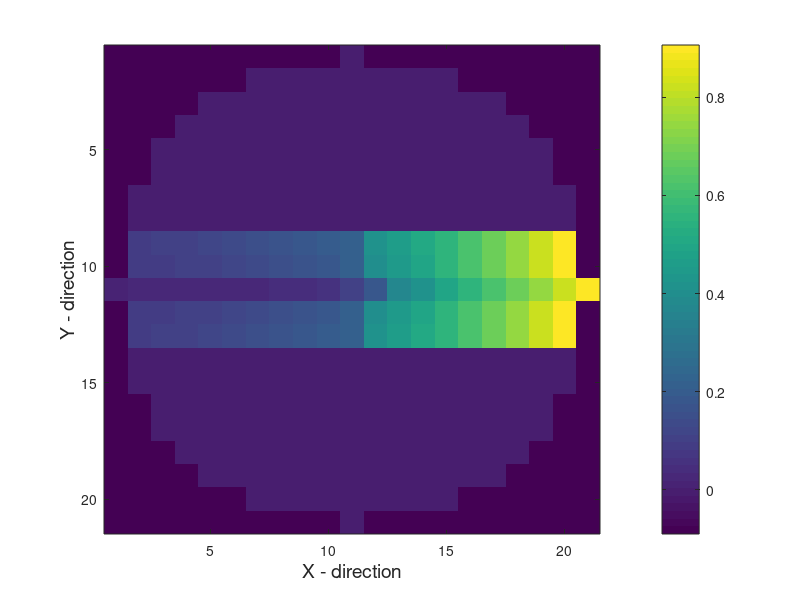
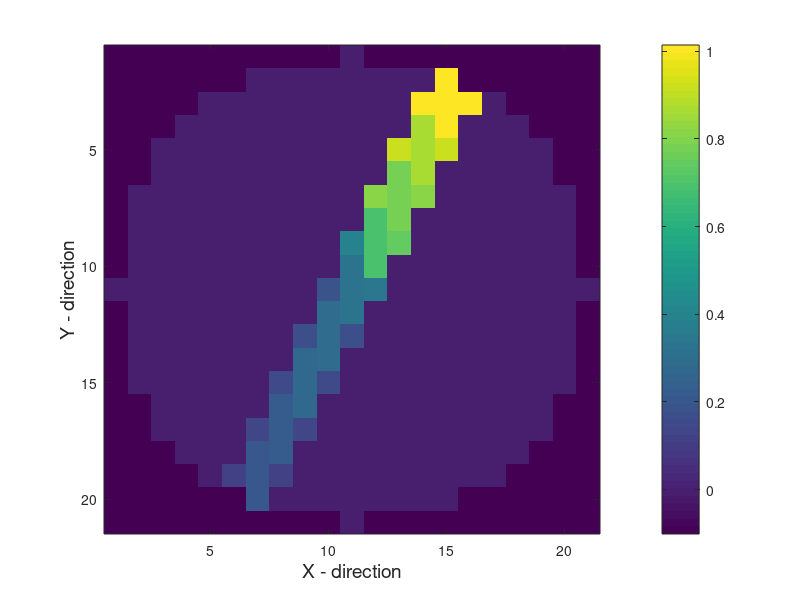
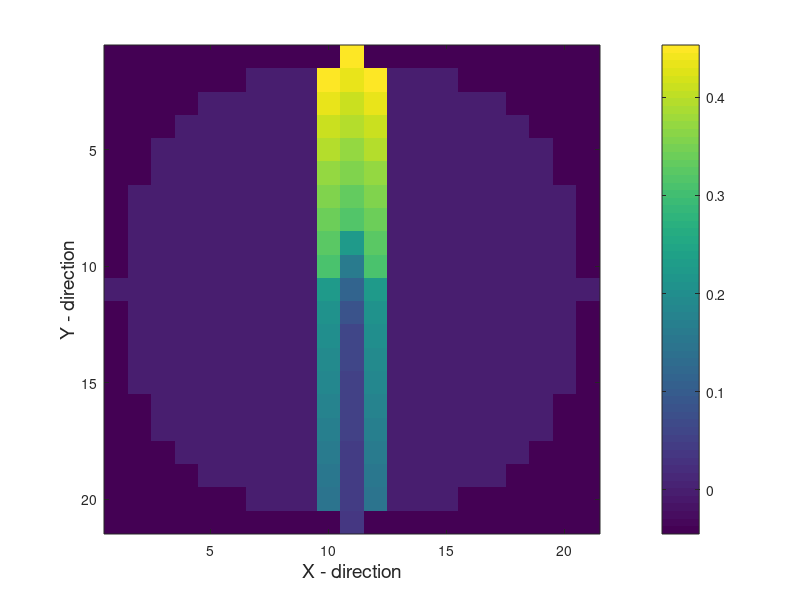
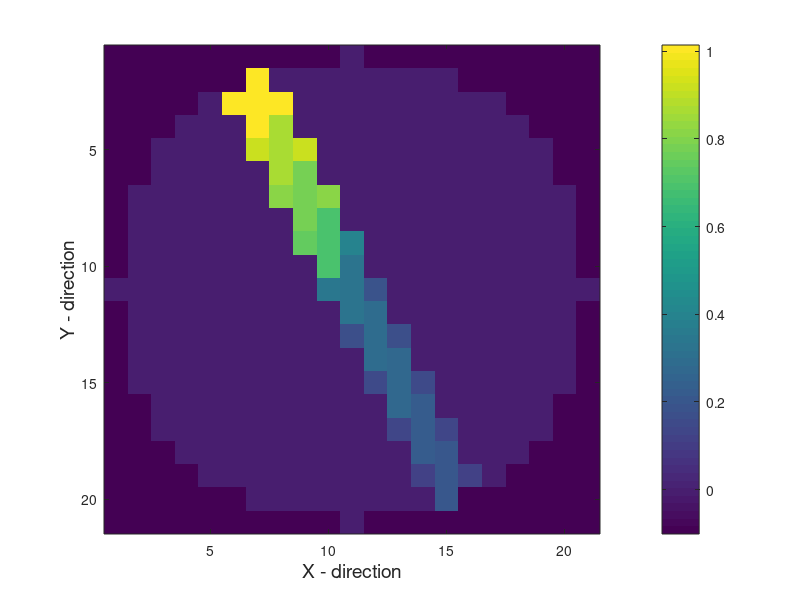

MATLAB code to generate these figures, in order:
function create_lp_matrices()

global N_coll intensity_list indices

%% DATA X
load('data_x.mat')
N_coll = numel(yc_pts) * numel(zc_pts);

% Plot the heatmap
z = P(:, 3);
flags = z == 0;
X_x = reshape(intensity_list(flags), numel(xe_pts), numel(ye_pts));
figure;
imagesc(X_x)
xlabel('X - direction', 'FontSize', 14)
ylabel('Y - direction', 'FontSize', 14)
colorbar;

% D matrix for normal tissue
D_N1 = return_dmat(in_normal_flags, in_col_flags);
D_N1 = [D_N1, zeros(size(D_N1, 1), 3 * N_coll)];
Dt_N1 = sum(D_N1, 1);
% D matrix for tumor
D_T1 = return_dmat(in_tumor_flags, in_col_flags);
% D matrix for organ at risk
D_O1 = return_dmat(in_oar_flags, in_col_flags);
D_O1 = [D_O1, zeros(size(D_O1, 1), 3 * N_coll)];
Dt_O1 = sum(D_O1, 1);

%% DATA X-Y
load('data_xy.mat')
N_coll = numel(yc_pts) * numel(zc_pts);

% Plot the heatmap
z = P(:, 3);
flags = z == 0;
X_xy = flipud(reshape(intensity_list(flags), numel(xe_pts), numel(ye_pts)));
figure;
imagesc(X_xy)
xlabel('X - direction', 'FontSize', 14)
ylabel('Y - direction', 'FontSize', 14)
colorbar;

% D matrix for normal tissue
D_N2 = return_dmat(in_normal_flags, in_col_flags);
D_N2 = [zeros(size(D_N2, 1), N_coll), D_N2, zeros(size(D_N2, 1), 2*N_coll)];
Dt_N2 = sum(D_N2, 1);
% D matrix for tumor
D_T2 = return_dmat(in_tumor_flags, in_col_flags);
% D matrix for organ at risk
D_O2 = return_dmat(in_oar_flags, in_col_flags);
D_O2 = [zeros(size(D_O2, 1), N_coll), D_O2, zeros(size(D_O2, 1), 2*N_coll)];
Dt_O2 = sum(D_O2, 1);

%% DATA Y

load('data_y.mat')
N_coll = numel(yc_pts) * numel(zc_pts);

% Plot the heatmap
z = P(:, 3);
flags = z == 0;
X_y = flipud(reshape(intensity_list(flags), numel(xe_pts), numel(ye_pts)));
figure;
imagesc(X_y)
xlabel('X - direction', 'FontSize', 14)
ylabel('Y - direction', 'FontSize', 14)
colorbar;

% D matrix for normal tissue
D_N3 = return_dmat(in_normal_flags, in_col_flags);
D_N3 = [zeros(size(D_N3, 1), 2 * N_coll), D_N3, zeros(size(D_N3, 1), N_coll)];
Dt_N3 = sum(D_N3, 1);
% D matrix for tumor
D_T3 = return_dmat(in_tumor_flags, in_col_flags);
% D matrix for organ at risk
D_O3 = return_dmat(in_oar_flags, in_col_flags);
D_O3 = [zeros(size(D_O3, 1), 2 * N_coll), D_O3, zeros(size(D_O3, 1), N_coll)];
Dt_O3 = sum(D_O3, 1);

%% DATA MXY (Minus X Plus Y)

load('data_mxy.mat')
N_coll = numel(yc_pts) * numel(zc_pts);

% Plot the heatmap
z = P(:, 3);
flags = z == 0;
X_mxy = flipud(reshape(intensity_list(flags), numel(xe_pts), numel(ye_pts)));
figure;
imagesc(X_mxy)
xlabel('X - direction', 'FontSize', 14)
ylabel('Y - direction', 'FontSize', 14)
colorbar;

% D matrix for normal tissue
D_N4 = return_dmat(in_normal_flags, in_col_flags);
D_N4 = [zeros(size(D_N4, 1), 3 * N_coll), D_N4];
Dt_N4 = sum(D_N4, 1);
% D matrix for tumor
D_T4 = return_dmat(in_tumor_flags, in_col_flags);
% D matrix for organ at risk
D_O4 = return_dmat(in_oar_flags, in_col_flags);
D_O4 = [zeros(size(D_O4, 1), 3 * N_coll), D_O4];
Dt_O4 = sum(D_O4, 1);

%%
D_T = [D_T1, D_T2, D_T3, D_T4];
Dt_T = sum(D_T, 1);

C_N = Dt_N1 + Dt_N2 + Dt_N3;
C_O = Dt_O1 + Dt_O2 + Dt_O3;
   
save('mlop_data', 'D_N1', 'D_N2', 'D_N3', 'D_N4', 'D_O1', 'D_O2', ...
     'D_O3', 'D_O4', 'D_T', 'Dt_N1', 'Dt_N2', 'Dt_N3', 'Dt_N4', 'Dt_O1', ...
     'Dt_O2', 'Dt_O3', 'Dt_O4', 'Dt_T', 'C_N', 'C_O');

%% Plot all of them together
figure;
imagesc(X_x + flipud(X_xy) + X_y + fliplr(X_mxy))
xlabel('X - direction', 'FontSize', 14)
ylabel('Y - direction', 'FontSize', 14)
colorbar;

end

%%%%%%%%%%%%%%%%%%%%%%%%%%%%%%%%%%%%%%%%%%%%%%%%%%%%%%%
function D = return_dmat(flag1, flag2)
    global N_coll intensity_list indices
    flags = flag1 & flag2;
    K = sum(flags);
    D = zeros(K, N_coll);
    D((indices(flags)-1)*K + (1:K)') = intensity_list(flags);
end
